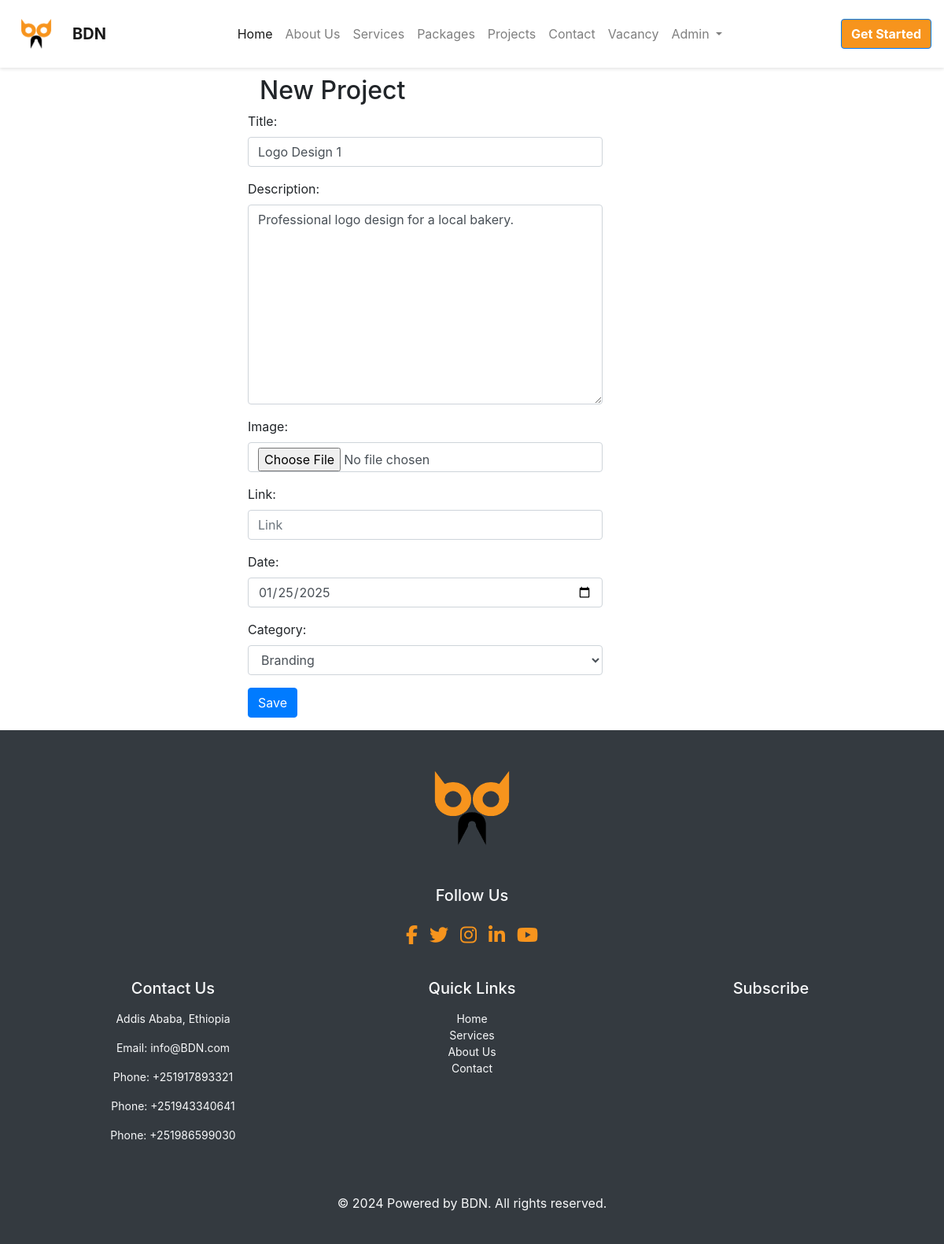
/project/5/edit/ (signed in), run on the app's committed database.
### project/models.py (models this page shows, shortened)
class Project(models.Model):
    title = models.CharField(max_length=200)
    link = models.CharField(max_length=800 , null=True, blank =True)
    image = models.ImageField(upload_to='images/', null=True,)
    description = models.TextField(max_length=1000)
    added_date = models.DateTimeField(auto_now_add=True)
    category = models.ForeignKey(Category,blank=True,null=True,on_delete=models.SET_NULL)
    date=models.DateField(null=True, blank=True)
    class Meta:
        ordering = ['-added_date']

### project/views.py (the view)
# urls.py: path('<int:pk>/edit/', views.ProjectUpdateView.as_view(), name='project_edit'),
class ProjectUpdateView(LoginRequiredMixin, UpdateView):
    login_url = '/accounts/login/'
    redirect_field_name = 'project/project_list.html'
    form_class = ProjectForm
    model = Project
    @method_decorator(user_passes_test(lambda u: u.is_superuser))
    def dispatch(self, *args, **kwargs):
        return super().dispatch(*args, **kwargs)

### project/forms.py
class ProjectForm(forms.ModelForm):
    class Meta():
        model = Project
        fields = ['title', 'description', 'image', 'link','date','category']
        widgets = {
            'title': forms.TextInput(attrs={'class': 'form-control  textinputclass', 'placeholder': 'Title'}),
            'link': forms.TextInput(attrs={'class': 'form-control  textinputclass', 'placeholder': 'Link'}),
            'description': forms.Textarea(
                attrs={'class': 'form-control editable medium-editor-textarea textinputclass', 'placeholder': 'Description'}),
            'image': forms.FileInput(attrs={'class': 'form-control'}),
            'date': forms.DateInput(attrs={'class': 'form-control datetimeinput',
                                           'placeholder': 'Select Date',
                                           'type': 'date'}),  # Updated widget
            'category': forms.Select(attrs={'class': 'form-control'}),
        }

### package/models.py (called while the page is built)
    def __str__(self):
        return str(self.name)

### project/templates/project/project_form.html (shortened to what this page needs)
{% extends 'base.html' %}
{% block content %}
<div class="container mt-5 pt-5">
        <div class="row justify-content-center">
            <div class="col-md-6">
                <h2 id="form-title">New Project</h2>
                <form method="POST" enctype="multipart/form-data"  class="row g-3 align-items-center post-form" >
                    <div class="mb-3">
                        {{form.as_p}}
                        <button type="submit" class="btn btn-primary save btn btn-default loader">Save</button>
                    </div>
                </form>
            </div>
        </div>
</div>
{% endblock %}

### static/bdnpage/css/styles.css (style rules this page uses)
html { scroll-behavior: smooth; }
body { font-family: "Roboto", sans-serif; }
.btn-primary { background: #ff8c00; border: none; padding: 12px 25px; border-radius: 5px; font-weight: 600; transition: all 0.3s ease; }

### data on the page
Project: title "Logo Design 1", description "Professional logo design for a local bakery.", date "01/25/2025", category "Branding"
